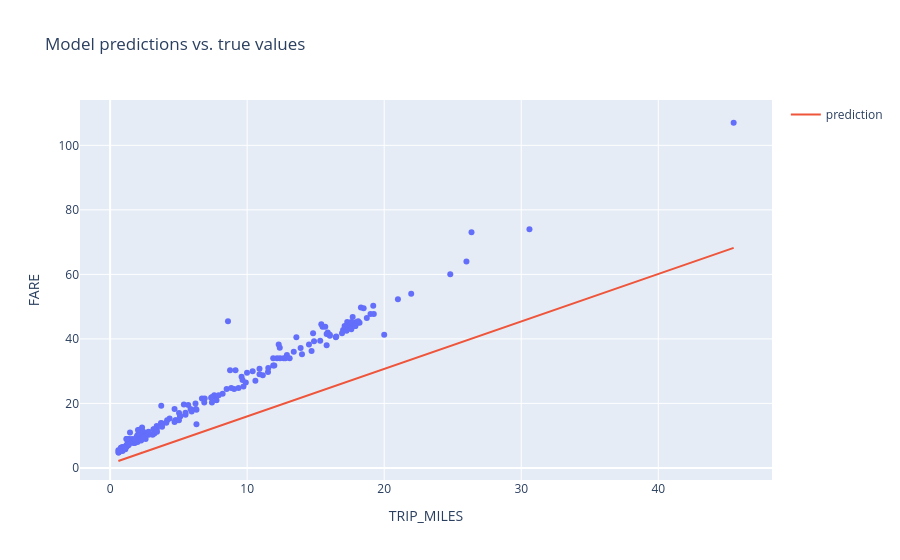

Notebook code for this chart:
### Code cell
# Experiment 2(Experiment 2: Decrease the learning rate to 0.0001 (batch size at 50)) 
settings_2 = ml_edu.experiment.ExperimentSettings(
    learning_rate=0.0001,
    number_epochs=20,
    batch_size=50,
    input_features=['TRIP_MILES']
)

metrics = [keras.metrics.RootMeanSquaredError(name='rmse')]

model_2 = create_model(settings_2, metrics)

experiment_2 = train_model('one_feature', model_2, training_df, 'FARE', settings_2)

ml_edu.results.plot_experiment_metrics(experiment_2, ['rmse'])
ml_edu.results.plot_model_predictions(experiment_2, training_df, 'FARE')

### Figure 1 — Plotly figure (JSON) as saved in the notebook; plotly's stock layout.template omitted (floating-point values rounded to 4 significant figures; data arrays with more than 128 entries replaced by an {"elided": "..."} marker saying what was removed)
{"data": [{"hovertemplate": "TRIP_MILES=%{x}<br>FARE=%{y}<extra></extra>", "legendgroup": "", "marker": {"color": "#636efa", "symbol": "circle"}, "mode": "markers", "name": "", "orientation": "v", "showlegend": false, "type": "scatter", "x": {"elided": "200 float values"}, "xaxis": "x", "y": {"elided": "200 float values"}, "yaxis": "y"}, {"mode": "lines", "name": "prediction", "type": "scatter", "x": {"elided": "200 float values"}, "y": {"elided": "200 float values"}}], "layout": {"legend": {"tracegroupgap": 0}, "title": {"text": "Model predictions vs. true values"}, "xaxis": {"anchor": "y", "domain": [0, 1], "title": {"text": "TRIP_MILES"}}, "yaxis": {"anchor": "x", "domain": [0, 1], "title": {"text": "FARE"}}}}
